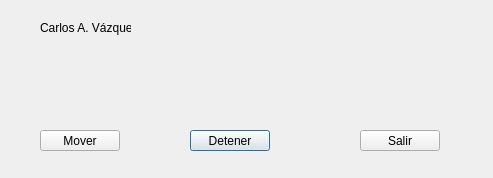
<?xml version="1.0" encoding="UTF-8"?>
<ui version="4.0">
 <class>Dialog</class>
 <widget class="QDialog" name="Dialog">
  <property name="geometry">
   <rect>
    <x>0</x>
    <y>0</y>
    <width>493</width>
    <height>178</height>
   </rect>
  </property>
  <property name="windowTitle">
   <string>Dialog</string>
  </property>
  <widget class="QPushButton" name="pushButton_2">
   <property name="geometry">
    <rect>
     <x>190</x>
     <y>130</y>
     <width>80</width>
     <height>21</height>
    </rect>
   </property>
   <property name="text">
    <string>Detener</string>
   </property>
  </widget>
  <widget class="QPushButton" name="pushButton_3">
   <property name="geometry">
    <rect>
     <x>360</x>
     <y>130</y>
     <width>80</width>
     <height>21</height>
    </rect>
   </property>
   <property name="text">
    <string>Salir</string>
   </property>
  </widget>
  <widget class="QLabel" name="label">
   <property name="geometry">
    <rect>
     <x>40</x>
     <y>20</y>
     <width>91</width>
     <height>16</height>
    </rect>
   </property>
   <property name="text">
    <string>Carlos A. Vázquez</string>
   </property>
  </widget>
  <widget class="QPushButton" name="pushButton">
   <property name="geometry">
    <rect>
     <x>40</x>
     <y>130</y>
     <width>80</width>
     <height>21</height>
    </rect>
   </property>
   <property name="text">
    <string>Mover</string>
   </property>
  </widget>
 </widget>
 <resources/>
 <connections>
  <connection>
   <sender>pushButton_3</sender>
   <signal>clicked()</signal>
   <receiver>pushButton_3</receiver>
   <slot>close()</slot>
   <hints>
    <hint type="sourcelabel">
     <x>390</x>
     <y>140</y>
    </hint>
    <hint type="destinationlabel">
     <x>391</x>
     <y>140</y>
    </hint>
   </hints>
  </connection>
 </connections>
</ui>
